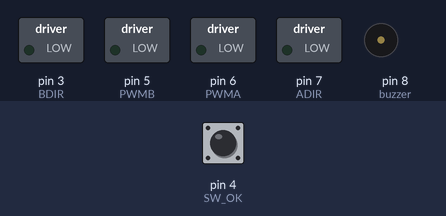
Simulated run of this sketch. Board: Arduino Uno, built with avr-gcc and run on an emulated ATmega328P. Shown: switched loads named in the sketch (green lamp = pin HIGH), buzzer (waves = sounding). Inputs (shaded band) come from the test bench; at power-on: pin 4 (SW_OK) LOW.

Above: at 0.1 s.
Timing chart, 0 to 1.6 s (numbered marks = the images above):
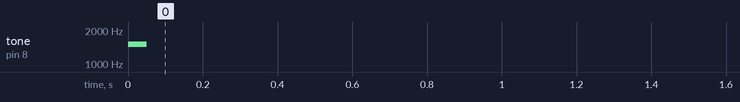

The sketch:

prepare_for_Bangang.ino
```cpp
// Mix & Nut updated 20190805

#include "stdrobot.h"
int SPEED = 40;
void setup() {
  robot_init();
  ////////////////
  OK();
  delay(1000);


//  FF();FF();FF();
//  FL();FF();FR();
//  FF();FF();FR();
//  FF();FR();FF();
//  FR();FR();FF();FL();
//  FF();FL();FF();FF();
//  FF();FF();FF();FL();
//  FF();FR();FF();
//  FR();FR();FF();FR();
//  FF();FL();FF();FF();
//  FR();FF();FL();FF();
//  FR();FF();FF();FR();
//  FF();FR();FR();FF();
//  FR();FF();FR();FF();
//  FF();FR();FF();FR();
//  FF();FL();FF();FL();
//  FF();FR();FF();FR();
//  FF();FF();FF();FL();
//  FF();FL();FF();FF();
//  FR();FF();FL();FF();
//

}

void loop() {
}
```

pin_mapping_xt.h
```cpp
// pin_mapping_xt.h
#ifndef pin_mapping_xt_h
#define pin_mapping_xt_h
/* driver motor */
int       ADIR = 7;
int       PWMA = 6;
int       BDIR = 3;
int       PWMB = 5;

/* ultrasocnic */
const int trigPin = 11;
const int echoPin = 12;

/* buzzer */
int       buzzer = 8;

/* light sensors */
int	L2_PORT = 0;
int	L1_PORT = 1;
int	R1_PORT = 2;
int	R2_PORT = 3;

/* servo */

/* SW */
int SW_OK = 4;

#endif
```

stdrobot.h
```cpp
// stdrobot.h
#ifndef stdrobot_h
#define stdrobot_h

#include "pin_mapping_xt.h"
#include <Servo.h>

int L1, L2, R1, R2;
extern int SPEED;

void beep(){
  tone(buzzer, 1500);
  delay(50);
  noTone(buzzer);
}

void OK(){
	while(digitalRead(SW_OK))
		delay(100);
}

void fd(int speed){
  //direction
  digitalWrite(ADIR, LOW);
  digitalWrite(BDIR, LOW);
  // speed
  analogWrite(PWMA, map(speed, 0, 100, 0, 255));
  analogWrite(PWMB, map(speed, 0, 100, 0, 255));
}

void sl(int speed){
  //direction
  digitalWrite(ADIR, HIGH);
  digitalWrite(BDIR, LOW);
  // speed
  analogWrite(PWMA, map(speed, 0, 100, 0, 255));
  analogWrite(PWMB, map(speed, 0, 100, 0, 255));
}

void sr(int speed){
  //direction
  digitalWrite(ADIR, LOW);
  digitalWrite(BDIR, HIGH);
  // speed
  analogWrite(PWMA, map(speed, 0, 100, 0, 255));
  analogWrite(PWMB, map(speed, 0, 100, 0, 255));
}

void tl(int speed){
  //direction
  digitalWrite(ADIR, HIGH);
  digitalWrite(BDIR, LOW);
  // speed
  analogWrite(PWMA, 0);
  analogWrite(PWMB, map(speed, 0, 100, 0, 255));
}

void tr(int speed){
  //direction
  digitalWrite(ADIR, LOW);
  digitalWrite(BDIR, HIGH);
  // speed
  analogWrite(PWMA, map(speed, 0, 100, 0, 255));
  analogWrite(PWMB, 0);
}

void bk(int speed){
  //direction
  digitalWrite(ADIR, HIGH);
  digitalWrite(BDIR, HIGH);

  // speed
  analogWrite(PWMA, map(speed, 0, 100, 0, 255));
  analogWrite(PWMB, map(speed, 0, 100, 0, 255));
}

void ao(){
  analogWrite(PWMA, 0);
  analogWrite(PWMB, 0);
}

///////////////////////////////////
void read_sensor(){
	int L2_temp = 0;
	int L1_temp = 0;
	int R1_temp = 0;
	int R2_temp = 0;
	for(int i=0; i<5; i++){
		L2_temp	+= analogRead(L2_PORT);
		L1_temp += analogRead(L1_PORT);
		R1_temp += analogRead(R1_PORT);
		R2_temp += analogRead(R2_PORT);
	}
	L2 = L2_temp / 5;
	L1 = L1_temp / 5;
	R1 = R1_temp / 5;
	R2 = R2_temp / 5;
}

void follow_line(){
  read_sensor();
  if(L1<500 && R1<500)
  {
    fd(SPEED);
  }
  else if(L1>500 && R1>500)
  {
    fd(SPEED);
  }
  else if(L1<500)
  {
    //tl(SPEED);
    //delay(10);
    analogWrite(PWMA, map(SPEED*0.5, 0, 100, 0, 255));
    analogWrite(PWMB, map(SPEED, 0, 100, 0, 255));
  }
  else if(R1<500)
  {
    //tr(SPEED);
    //delay(10);
    analogWrite(PWMA, map(SPEED, 0, 100, 0, 255));
    analogWrite(PWMB, map(SPEED*0.5, 0, 100, 0, 255));
  }
}

void FF(){
	read_sensor();
	while(L2>500&&R2>500)
	{
		follow_line();
	}
	delay(50);
	ao();
  beep();
}

void FR(){
	sr(SPEED);
	delay(200);
	read_sensor();
	while(R1>500){
		read_sensor();
	}
	ao();
  beep();
	delay(100);
}
void FL(){
	sl(SPEED);
	delay(200);
	read_sensor();
	while(L1>500){
		read_sensor();
	}
	ao();
  beep();
	delay(100);
}

void BL(){}
void BR(){}
void KEEP(){}
void RL(){
//  servo(1, 90);
}

void robot_init(){
	 /* drive motor */
	 pinMode(PWMA,OUTPUT); //PWM Pin 1
	 pinMode(PWMB,OUTPUT); //PWM Pin 2
	 pinMode(ADIR,OUTPUT); //Left Motor Pin 1
	 pinMode(BDIR,OUTPUT);  //Right Motor Pin 2
	 digitalWrite(ADIR, LOW);
	 digitalWrite(BDIR, LOW);
	 /* set to initial val */
	 ao(); // all motors off
   beep();

}

#endif
```
